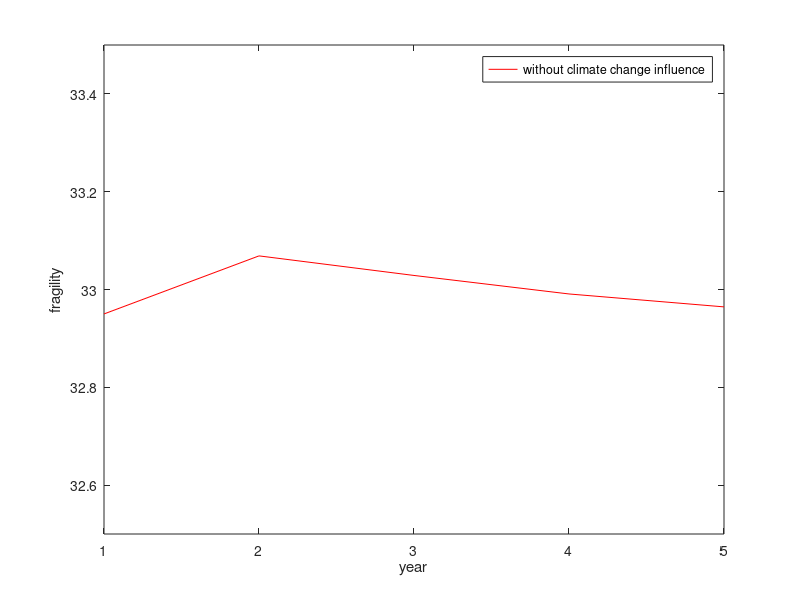

This chart was generated by the following MATLAB code:
%factors1=[7.20; 9.25; 8.45; 10]; %Iraq
%factors1=[9.65; 9.00; 7.80; 9.70]; %Congo
factors1=[8.00; 8.6; 8.65; 7.70]; %Haiti
factors=factors1;
K=[1/2 0 1/3 1/6; 0 2/3 1/6 1/6; 1/2 0 3/8 1/8; 1/4 1/4 1/4 1/4];
KC=[1/8; 0; 1/2; 1/4];
C=0.5;
year=5;
X=zeros(year);
Y1=zeros(year);

for i=1:year
    X(i)=i;
    Y1(i)=sum(factors);
    factors=K*factors;    
end    
p1=plot(X, Y1, 'r');
axis([1 year 32.5 33.5]);

xlabel('year');
ylabel('fragility');
legend('without climate change influence');
%grid();

